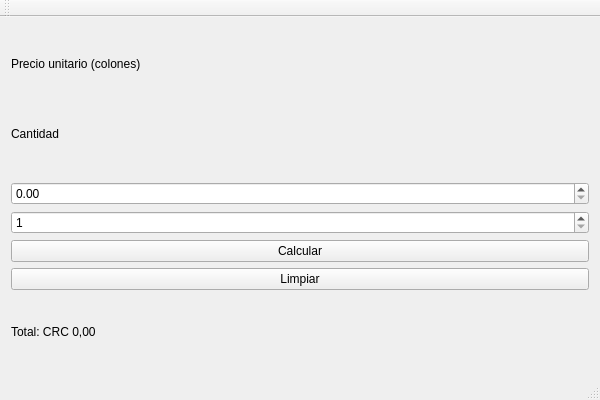
<?xml version="1.0" encoding="UTF-8"?>
<ui version="4.0">
 <class>Lab6Class</class>
 <widget class="QMainWindow" name="Lab6Class">
  <property name="geometry">
   <rect>
    <x>0</x>
    <y>0</y>
    <width>600</width>
    <height>400</height>
   </rect>
  </property>
  <property name="windowTitle">
   <string>Lab6</string>
  </property>
  <widget class="QWidget" name="centralWidget">
   <layout class="QVBoxLayout" name="verticalLayout">
    <item>
     <widget class="QLabel" name="lblPrecio">
      <property name="text">
       <string>Precio unitario (colones)</string>
      </property>
     </widget>
    </item>
    <item>
     <widget class="QLabel" name="lblCantidad">
      <property name="text">
       <string>Cantidad
</string>
      </property>
     </widget>
    </item>
    <item>
     <widget class="QDoubleSpinBox" name="spnPrecio">
      <property name="maximum">
       <double>1000000.000000000000000</double>
      </property>
      <property name="singleStep">
       <double>100.000000000000000</double>
      </property>
     </widget>
    </item>
    <item>
     <widget class="QSpinBox" name="spnCantidad">
      <property name="minimum">
       <number>1</number>
      </property>
      <property name="maximum">
       <number>1000</number>
      </property>
     </widget>
    </item>
    <item>
     <widget class="QPushButton" name="btnCalcular">
      <property name="text">
       <string>Calcular</string>
      </property>
     </widget>
    </item>
    <item>
     <widget class="QPushButton" name="btnLimpiar">
      <property name="text">
       <string>Limpiar</string>
      </property>
     </widget>
    </item>
    <item>
     <widget class="QLabel" name="lblTotal">
      <property name="text">
       <string>Total: CRC 0,00</string>
      </property>
     </widget>
    </item>
   </layout>
  </widget>
  <widget class="QMenuBar" name="menuBar">
   <property name="geometry">
    <rect>
     <x>0</x>
     <y>0</y>
     <width>600</width>
     <height>21</height>
    </rect>
   </property>
  </widget>
  <widget class="QToolBar" name="mainToolBar">
   <attribute name="toolBarArea">
    <enum>TopToolBarArea</enum>
   </attribute>
   <attribute name="toolBarBreak">
    <bool>false</bool>
   </attribute>
  </widget>
  <widget class="QStatusBar" name="statusBar"/>
 </widget>
 <layoutdefault spacing="6" margin="11"/>
 <resources>
  <include location="Lab6.qrc"/>
 </resources>
 <connections/>
</ui>
